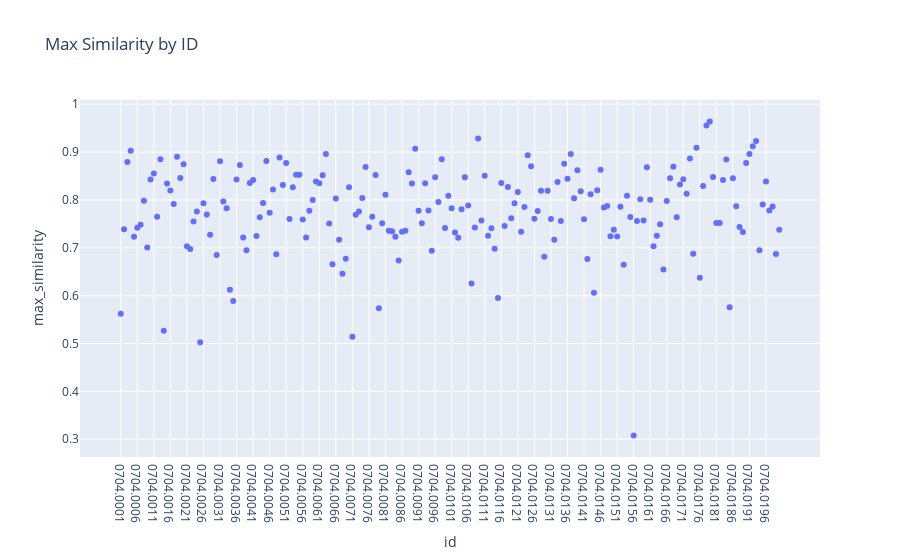

This figure's notebook cell:
### Code cell
import pandas as pd
import plotly.express as px

fig = px.scatter(max_similarity_df, x='id', y='max_similarity', title='Max Similarity by ID')
fig.show()

### Figure 1 — Plotly figure (JSON) as saved in the notebook; plotly's stock layout.template omitted (floating-point values rounded to 4 significant figures; data arrays with more than 128 entries replaced by an {"elided": "..."} marker saying what was removed)
{"data": [{"hovertemplate": "id=%{x}<br>max_similarity=%{y}<extra></extra>", "legendgroup": "", "marker": {"color": "#636efa", "symbol": "circle"}, "mode": "markers", "name": "", "orientation": "v", "showlegend": false, "type": "scatter", "x": {"elided": "200 str values"}, "xaxis": "x", "y": {"elided": "200 float values"}, "yaxis": "y"}], "layout": {"legend": {"tracegroupgap": 0}, "title": {"text": "Max Similarity by ID"}, "xaxis": {"anchor": "y", "domain": [0, 1], "title": {"text": "id"}}, "yaxis": {"anchor": "x", "domain": [0, 1], "title": {"text": "max_similarity"}}}}
